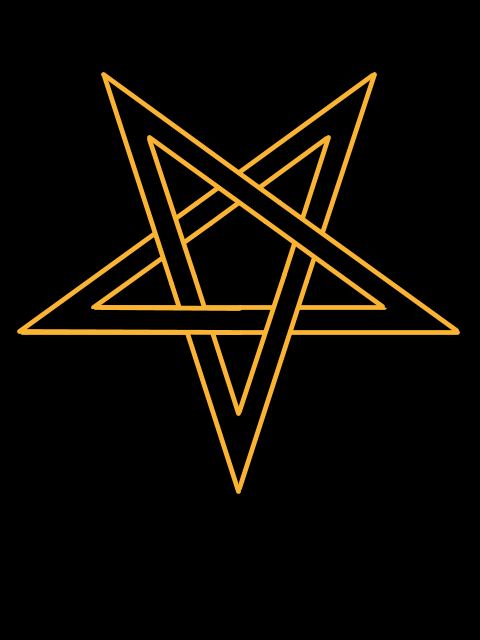
Frame 1 (no input)
Frame 2 (the mouse pressed at the canvas centre, redrawn once): identical to frame 1, image omitted

The Processing sketch that drew this single still picture (run headless with seeded random() and noise(); the mouse was pressed at the canvas centre and the sketch redrawn once):

// Processing sketch: ninth_gate
// ── ninth_gate.pde

final color PAPER = color(0);
final color INK = color(250, 180, 50);

final float A = TWO_PI / 5;
final float R = 0.3;
final float L = 0.025;
final float D =(2*L) / tan(0.25*A);


void setup() {
  size(480, 640);
  noLoop();
}


void draw() {
  
  println(L*cos(R));
  
  final float S =  min(width, height);
  final float U = 0.002;  
  
  translate(0.5*width, 0.5*height);
  scale(S);
  
  background(PAPER);
  
  for (int i=0; i<11; i++) {
  
    noStroke();
    fill(PAPER);
    quad(-R, -L, 0.0, -L, 0.0, L, -(D+R), L);
    
    stroke(INK);
    strokeWeight(5*U);
    line(-R, -L, 0.0, -L);
    line(-(D+R), L, +0.0, L);
    
    scale(-1, 1);
    
    if (i%2 != 0) {
      //translate(-0.07, -0.215);
      translate(-0.5*D, 2*L-2.5*U-(D+R)*sin(2*A));
      rotate(2*A);
    }
  } 

  save("ninth-gate.png");
}
